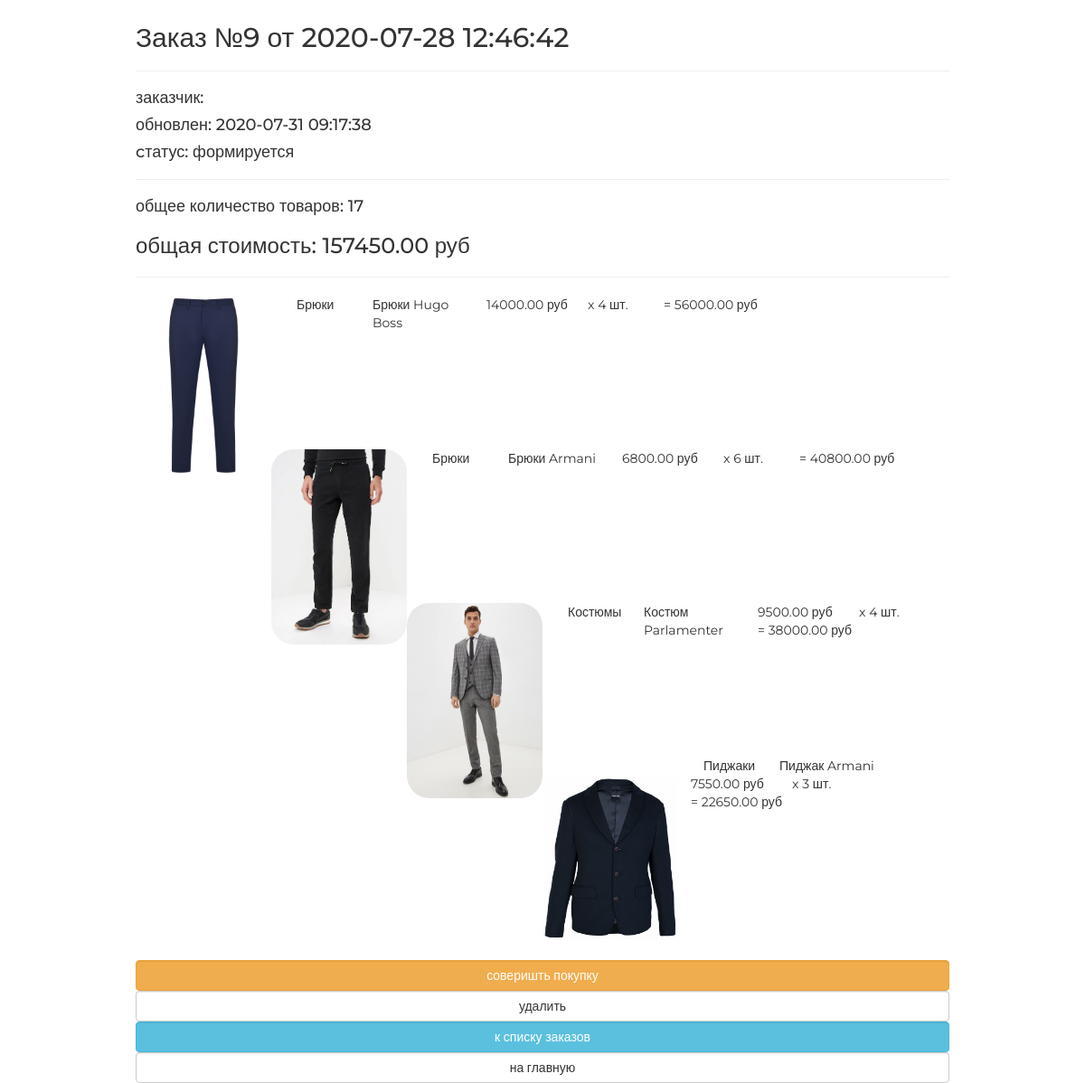
/orders/order/read/9/, run on an earlier commit of the app's database.
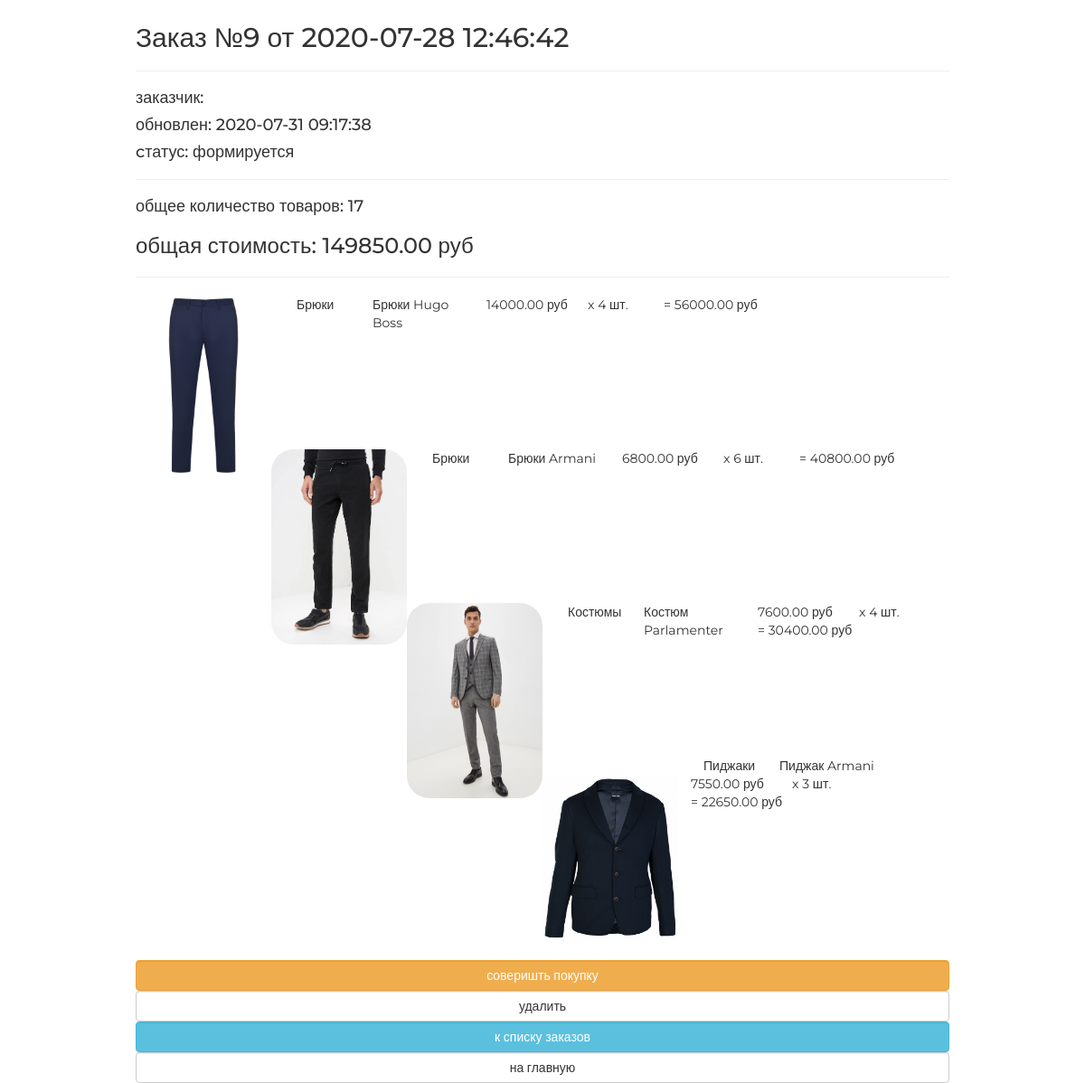
And on a later commit of the database.
### ordersapp/models.py (models this page shows, shortened)
class OrderItem(models.Model):
    order = models.ForeignKey(Order, related_name="orderitems",
                              on_delete=models.CASCADE)
    product = models.ForeignKey(Product, verbose_name='продукт',
                                on_delete=models.CASCADE)
    quantity = models.PositiveIntegerField(verbose_name='количество',
                                           default=0)
    @property
    def get_product_cost(self):
        return self.product.price * self.quantity

### mainapp/models.py (models this page shows, shortened)
class Product(models.Model):
    category = models.ForeignKey(ProductCategory, verbose_name='категория продукта', on_delete=models.CASCADE)
    name = models.CharField('имя продукта', max_length=128)
    image = models.ImageField(upload_to='products_images', blank=True)
    short_desc = models.CharField('краткое описание', max_length=64, blank=True)
    desc = models.TextField('описание товара', blank=True)
    price = models.DecimalField('цена продукта', max_digits=8, decimal_places=2, default=0)
    quantity = models.PositiveIntegerField('количество на складе', default=0)
    is_active = models.BooleanField(db_index=True, default=True)

class ProductCategory(models.Model):
    name = models.CharField('имя категории', max_length=64)
    description = models.TextField('описание категории', blank=True)
    is_active = models.BooleanField(db_index=True, default=True)

### ordersapp/views.py (the view)
# urls.py: path('order/read/<int:pk>/', ordersapp.OrderRead.as_view(), name='order_read'),
class OrderRead(DetailView):
    model = Order
    def get_context_data(self, **kwargs):
        context = super(OrderRead, self).get_context_data(**kwargs)
        context['title'] = 'заказ/просмотр'
        return context

### basketapp/context_processors.py (called while the page is built)
def basket(request):
    if request.user.is_authenticated:
        basket = request.user.basket.select_related().all()
    else:
        basket = []
    return {
        'basket':basket,
    }

### mainapp/context_processors.py (called while the page is built)
def menu(request):
    menu = ProductCategory.objects.filter(is_active=True)
    return {
        'categories': menu,
    }

### mainapp/templatetags/my_tags.py (called while the page is built)
def media_folder_products(string):
    if not string:
        string = 'products_images/default.jpg'
    return f'{settings.MEDIA_URL}{string}'

### ordersapp/models.py (called while the page is built)
    def get_summary(self):
        items = self.orderitems.select_related()
        return {
            'total_cost':sum(list(map(lambda x: x.quantity * x.product.price, items))),
            'total_quantity':sum(list(map(lambda x: x.quantity, items)))
        }

### ordersapp/templates/ordersapp/order_detail.html
{% extends "ordersapp/base.html" %}
{% load static %}
{% load my_tags %}
{% block container %}
   {% include 'ordersapp/includes/inc__order_summary.html' %}
   <div class="basket_list">
       {% for item in object.orderitems.select_related %}
           <div class="basket_record">
               <img src="{{ item.product.image|media_folder_products }}"
                    alt="{{ item.product.short_desc }}">
               <span class="category_name">
                   {{ item.product.category.name }}
               </span>
               <span class="product_name">{{ item.product.name }}</span>
               <span class="product_price">
                   {{ item.product.price }}&nbspруб
               </span>
               <span class="product_quantitiy">
                   x {{ item.quantity }} шт.
               </span>
               <span class="product_cost">
                    = {{ item.get_product_cost }}&nbspруб
               </span>
           </div>
       {% endfor %}
   </div>
   {% include 'ordersapp/includes/inc__order_actions.html' %}
{% endblock %}

### ordersapp/templates/ordersapp/includes/inc__order_summary.html (shortened to what this page needs)
{% if object %}
    <div class="h2 order-title">Заказ №{{ object.pk }} от {{ object.created|date:"Y-m-d H:i:s" }}</div>
    <hr>
    <div class="h4 order-customer">заказчик: {{ user.last_name }} {{ user.first_name }} </div>
    <div class="h4 order-updated">обновлен: {{ object.updated|date:"Y-m-d H:i:s" }}</div>
    <div class="h4 order-status">cтатус: {{ object.get_status_display }}</div>
    <hr>
    {% with object_summary=object.get_summary %}
        <div class="h4">
            общее количество товаров:
            <span class="order_total_quantity">
                {{ object_summary.total_quantity }}
            </span>
        </div>
        <div class="h3">
            общая стоимость:
            <span class="order_total_quantity">
                {{ object_summary.total_cost }}
            </span> руб
        </div>
    {% endwith %}
{% endif %}
<hr>

What changed in the data, as far as the page shows it:
changed through a linked row, OrderItem "Костюмы": product.price "9500.00" → "7600.00"; get_product_cost "38000.00" → "30400.00"
Also different on the page:
{{ object_summary.total_cost }}: "157450.00" → "149850.00"
